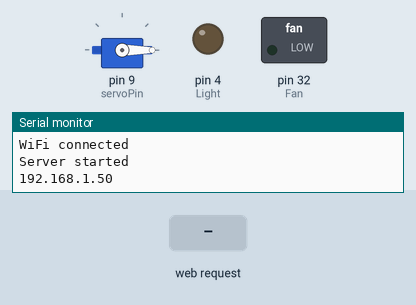
Recording of a sketch running on a simulated Arduino Mega 2560, built with avr-gcc and run on an emulated ATmega2560. Shown: servo, switched loads named in the sketch (green lamp = pin HIGH), output pins drawn as LEDs (lit = HIGH), the last lines printed to the serial monitor. Inputs (shaded band) come from the test bench. WiFi joins after 1.5 s; servers stay silent unless stated.

Above: at 2.7 s.
2.8 s: HTTP request GET /Light/1 received
At 4.0 s:
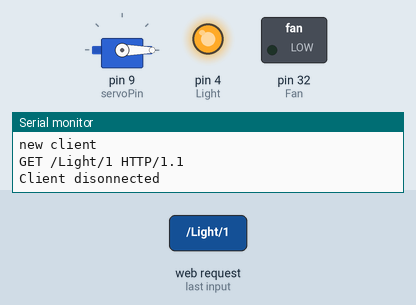
4.3 s: HTTP request GET /Fan/1 received
At 5.2 s:
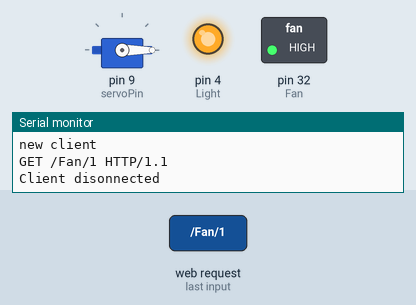
5.8 s: HTTP request GET /Window/1 received
At 6.4 s:
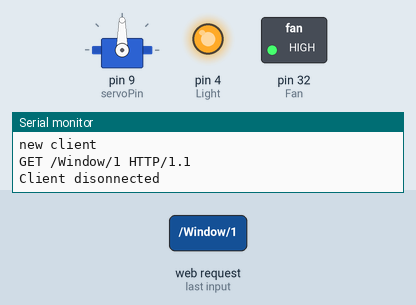
7.3 s: HTTP request GET /Light/0 received
At 8.5 s:
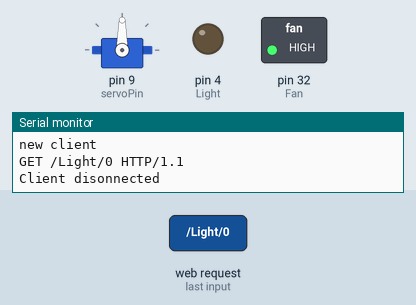
8.8 s: HTTP request GET /Fan/0 received
At 9.9 s:
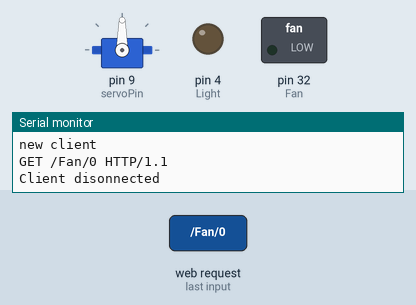
10.3 s: HTTP request GET /Window/0 received
At 11.0 s:
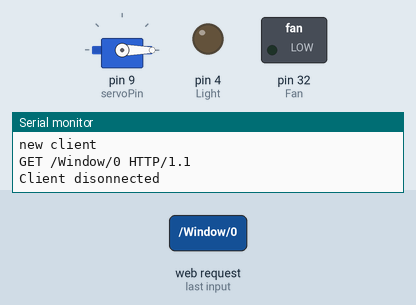
Timing chart, 0 to 12.8 s (numbered marks = the images above; inputs shaded):
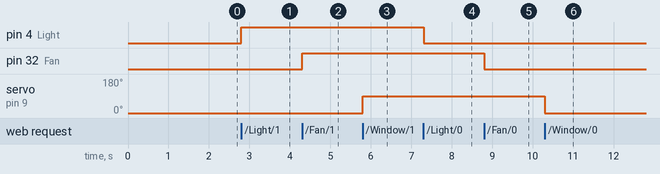

The sketch:

ESP8266_AppInventor.ino
```cpp
#include "WiFiEsp.h"
#include <Servo.h>
#define Fan 32
#define Light 4
#define servoPin 9

char ssid[] = "**********";            // your network SSID (name)
char pass[] = "**********";        // your network password
int status = WL_IDLE_STATUS;     // the Wifi radio's status

WiFiEspServer server(80);
Servo myservo;

int Light_value = 0;
int Fan_value = 0;
int Window_value = 0;

void setup()
{
  Serial.begin(9600);
  Serial2.begin(9600);
  pinMode(Fan, OUTPUT);
  digitalWrite(Fan, 0);
  pinMode(Light, OUTPUT);
  digitalWrite(Light, 0);
  myservo.attach(servoPin);
  myservo.write(0);

  WiFi.init(&Serial2);

  WiFi.begin(ssid, pass);  // 네트웍에 설정된 id와 패스워드로 접속을 합니다.
  while (WiFi.status() != WL_CONNECTED) {
    delay(500);
    Serial.print(".");
  }
  Serial.println("");
  Serial.println("WiFi connected");

  // 서버 시작
  server.begin();
  Serial.println("Server started");

  // 서버의(esp8266) IP 주소를 출력합니다
  Serial.println(WiFi.localIP());
}


void loop()
{
  // 클라이언트가 접속하는지 체크 합니다
  WiFiEspClient client = server.available();
  if (!client) {
    return;
  }

  // 클라이언트가 데이터를 보낼 때까지 기다립니다.
  Serial.println("new client");
  while (!client.available()) {
    delay(1);
  }

  // 요청 첫 출을 읽어 옵니다.
  String req = client.readStringUntil('\r');
  Serial.println(req);
  client.flush();

  // 요청 사항과 비교해봅니다.
  if (req.indexOf("/Light/0") != -1) {
    Light_value = 0;
  } else if (req.indexOf("/Light/1") != -1) {
    Light_value = 1;
  } else if (req.indexOf("/Fan/0") != -1) {
    Fan_value = 0;
  } else  if (req.indexOf("/Fan/1") != -1) {
    Fan_value = 1;
  } else if (req.indexOf("/Window/0") != -1) {
    Window_value = 0;
  } else  if (req.indexOf("/Window/1") != -1) {
    Window_value = 90;
  } else {
    Serial.println("invalid request");
    client.stop();
    return;
  }

  // 요청에 따라 셋팅합니다(ON 또는 OFF)
  digitalWrite(Light, Light_value);
  digitalWrite(Fan, Fan_value);
  myservo.write(Window_value);
  client.flush();

  // 응답을 준비합니다.
  String s1 = "HTTP/1.1 200 OK\r\nContent-Type: text/html\r\n\r\n \r\n\r\nLight is now ";
  String s2 = "HTTP/1.1 200 OK\r\nContent-Type: text/html\r\n\r\n \r\n\r\nFan is now ";
  String s3 = "HTTP/1.1 200 OK\r\nContent-Type: text/html\r\n\r\n \r\n\r\nWindow is now ";
  s1 += (Light_value) ? "HIGH" : "LOW"; //Light_value 값에 따라 HIGH 또는 LOW 응답합니다.
  s1 += "\n";
  s2 += (Fan_value) ? "HIGH" : "LOW"; //Fan_value 값에 따라 HIGH 또는 LOW 응답합니다.
  s2 += "\n";

  // 클라이언트로 응답을 보냅니다
  client.print(s1);
  delay(1);
  client.print(s2);
  delay(1);
  Serial.println("Client disonnected");
}
```

Measured:
- after the input at 2.8 s, pin 4 (Light): LOW → HIGH at once
- after the input at 4.3 s, pin 32 (Fan): LOW → HIGH at once
- after the input at 5.8 s, servo on pin 9 (servoPin): 0° → 90° at once
- after the input at 7.3 s, pin 4 (Light): HIGH → LOW at once
- after the input at 8.8 s, pin 32 (Fan): HIGH → LOW at once
- after the input at 10.3 s, servo on pin 9 (servoPin): 90° → 0° at once
